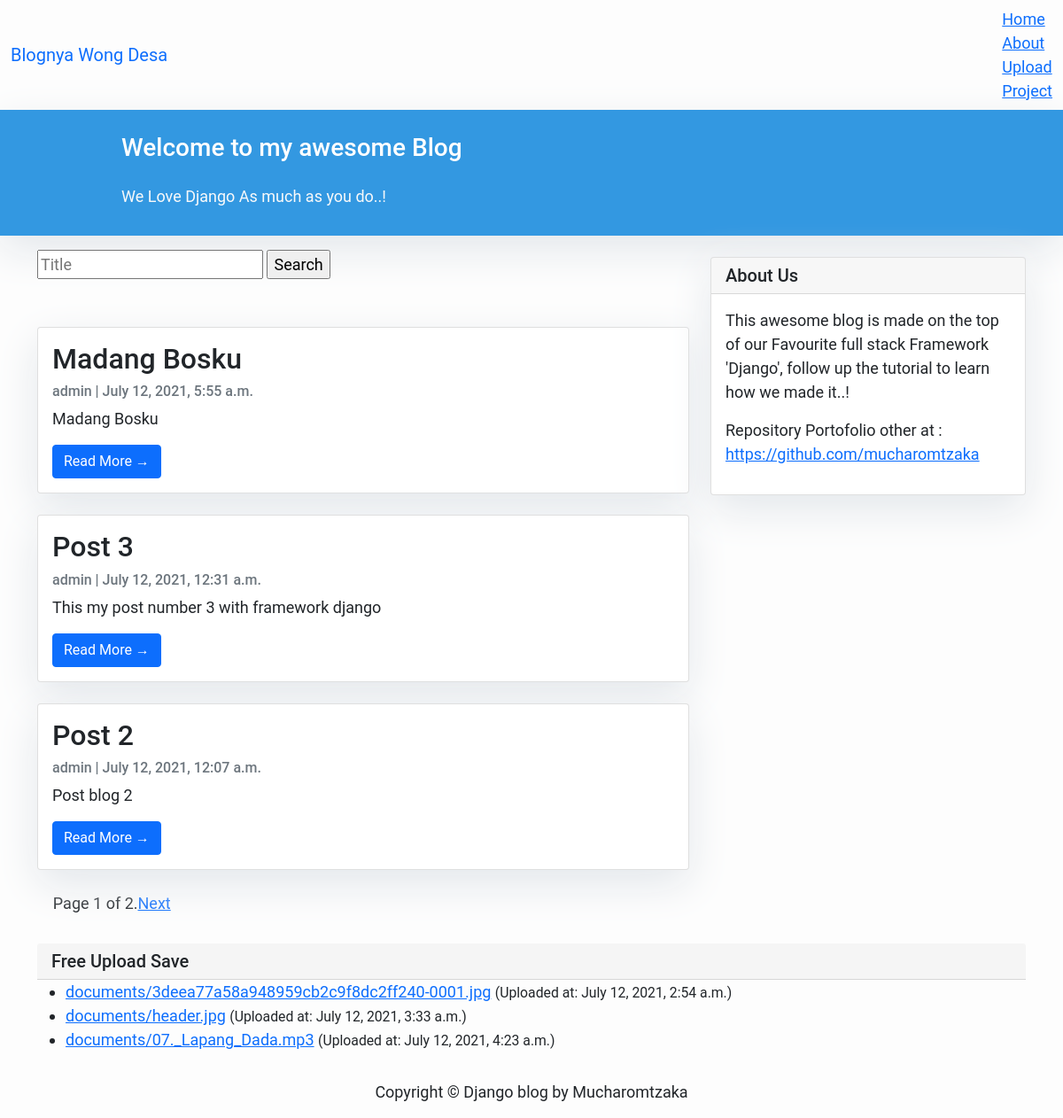
The page / on the database its author committed.
### blog/models.py (models this page shows, shortened)
class Post(models.Model):
    title = models.CharField(max_length=200, unique=True)
    slug = models.SlugField(max_length=200, unique=True)
    author = models.ForeignKey(User, on_delete= models.CASCADE,related_name='blog_posts')
    updated_on = models.DateTimeField(auto_now= True)
    content = models.TextField()
    created_on = models.DateTimeField(auto_now_add=True)
    status = models.IntegerField(choices=STATUS, default=0)
    class Meta:
        ordering = ['-created_on']

class Document(models.Model):
    description = models.CharField(max_length=255, blank=True)
    document = models.FileField(upload_to='documents/')
    uploaded_at = models.DateTimeField(auto_now_add=True)

### blog/views.py (the view)
# urls.py: path('', views.PostList.as_view(), name='home'),
class PostList(generic.ListView):
    model = Post
    template_name = 'index.html'
    paginate_by = 3
    def get_queryset(self):
        query = self.request.GET.get('q')
        if query:
            object_list = self.model.objects.filter(title__icontains=query)
        else:
            object_list = self.model.objects.filter(status=1).order_by('-created_on')
        return object_list
    def get_context_data(self, **kwargs):
        ctx = super(PostList, self).get_context_data(**kwargs)
        object_list = self.get_queryset()
        paginator = Paginator(object_list, self.paginate_by)
        page = self.request.GET.get('page')
        try:
            file_exams = paginator.page(page)
        except PageNotAnInteger:
            file_exams = paginator.page(1)
        except EmptyPage:
            file_exams = paginator.page(paginator.num_pages)
        ctx['post_list'] = file_exams
        ctx['documents'] = Document.objects.all()
        return ctx

### blog/templates/index.html (shortened to what this page needs)
{% extends "base.html" %}
{% block content %}
  {% block header %}
  {% include 'header.html' %}
  {% endblock header %}
<div class="container">
    <div class="row">
        <div class="col-md-8 mt-3 left">
        <form method='GET'>
        <input type='text' name='q' value='{{ request.GET.q }}' placeholder="Title">
        <input class="button" type='submit' value="Search">
        </form>
         <br>
         <br>
            {% for post in post_list %}
            <div class="card mb-4">
                <div class="card-body">
                    <h2 class="card-title">{{ post.title }}</h2>
                    <p class="card-text text-muted h6">{{ post.author }} | {{ post.created_on}} </p>
                    <p class="card-text">{{post.content|slice:":200" }}</p>
                    <a href="{% url 'post_detail' post.slug  %}" class="btn btn-primary">Read More &rarr;</a>
                </div>
            </div>
            {% endfor %}
          {% if is_paginated %}
          <ul class="pagination">
              <li class="ml-3"> &nbsp; &nbsp;
                  <span>Page {{ page_obj.number }} of {{ page_obj.paginator.num_pages }}.</span>
              </li>
          {% if page_obj.has_next %}
              <li>
                  <span><a href="?page={{ page_obj.next_page_number }}">Next</a></span>
              </li>
          {% endif %}
          </ul>
          {% endif %}
        </div>
       {% block sidebar %} {% include 'sidebar.html' %} {% endblock sidebar %}
        <div class="col-md-12 mt-3 left">
        <h5 class="card-header">Free Upload Save </h5>
        <ul>
          {% for obj in documents %}
            <li>
              <a href="{{ obj.document.url }}">{{ obj.document.name }}</a>
              <small>(Uploaded at: {{ obj.uploaded_at }})</small>
            </li>
          {% endfor %}
        </ul>
        </div>
    </div>
</div>
{%endblock%}

### blog/templates/base.html (shortened to what this page needs)
<!DOCTYPE html>
<html>
  <head>
    <link href="https://cdn.jsdelivr.net/npm/bootstrap@5.0.2/dist/css/bootstrap.min.css" rel="stylesheet">
    <link href="https://cdn.jsdelivr.net/npm/@fortawesome/fontawesome-free@5.15.3/css/fontawesome.min.css" rel="stylesheet">
  </head>
  <body>
  {% block navbar %}
  {% include 'navbar.html' %}
  {% endblock navbar %}
        {% block content %}{% endblock content %}
        <footer class="py-3 bg-grey">
            <p class="m-0 text-dark text-center ">Copyright &copy; Django blog by Mucharomtzaka</p>
        </footer>
  </body>
</html>

### blog/templates/navbar.html
<nav class="navbar navbar-inverse navbar-fixed-bottom">
  <div class="container-fluid">
    <div class="navbar-header">
      <a class="navbar-brand" href="/">Blognya Wong Desa</a>
    </div>
    <ul class="nav navbar-nav">
      <li class="active"><a href="/">Home</a></li>
      <li><a href="#about">About</a></li>
      <li><a href="{% url 'model_form_upload' %}"> Upload </a></li>
      <li><a href="#">Project</a></li>
    </ul>
  </div>
</nav>

### blog/templates/header.html (shortened to what this page needs)
<header class="masthead">
    <div class="container">
        <div class="row">
            <div class=" col-md-8 col-md-10 mx-auto">
                <div class="site-heading">
                    <h3 class=" site-heading my-4 mt-3 text-white"> Welcome to my awesome Blog </h3>
                    <p class="text-light">We Love Django As much as you do..! &nbsp
                    </p>
                </div>
            </div>
        </div>
    </div>
</header>

### blog/templates/sidebar.html (shortened to what this page needs)
{% block sidebar %}
<div class="col-md-4 float-right " id="about">
<div class="card my-4">
        <h5 class="card-header">About Us</h5>
    <div class="card-body">
        <p class="card-text"> This awesome blog is made on the top of our Favourite full stack Framework 'Django', follow up the tutorial to learn how we made it..!</p>
        <p>Repository Portofolio other at :
         <a href="https://github.com/mucharomtzaka
         " >https://github.com/mucharomtzaka</a>
        </p>
    </div>
</div>
</div>
{% endblock sidebar %}

### blog/templates/base.html (style rules this page uses)
body { font-family: "Roboto", sans-serif; font-size: 17px; background-color: #fdfdfd; }
.masthead { background: #3398E1; height: auto; padding-bottom: 15px; box-shadow: 0 16px 48px #E3E7EB; padding-top: 10px; }

### blog/templates/index.html (style rules this page uses)
body { font-family: "Roboto", sans-serif; font-size: 18px; background-color: #fdfdfd; }
.card { box-shadow: 0 16px 48px #E3E7EB; }

### blog/templates/sidebar.html (style rules this page uses)
.card { box-shadow: 0 16px 48px #E3E7EB; }

### rows shown on the page
Post: title "Madang Bosku", author "admin", created_on "July 12, 2021, 5:55 a.m.", content "Madang Bosku"
Post: title "Post 3", author "admin", created_on "July 12, 2021, 12:31 a.m.", content "This my post number 3 with framework django"
Post: title "Post 2", author "admin", created_on "July 12, 2021, 12:07 a.m.", content "Post blog 2"
Document: document.name "documents/3deea77a58a948959cb2c9f8dc2ff240-0001.jpg", uploaded_at "July 12, 2021, 2:54 a.m."
Document: document.name "documents/header.jpg", uploaded_at "July 12, 2021, 3:33 a.m."
Document: document.name "documents/07._Lapang_Dada.mp3", uploaded_at "July 12, 2021, 4:23 a.m."

### other values the page prints
{{ page_obj.number }} "1"
{{ page_obj.paginator.num_pages }} "2"
